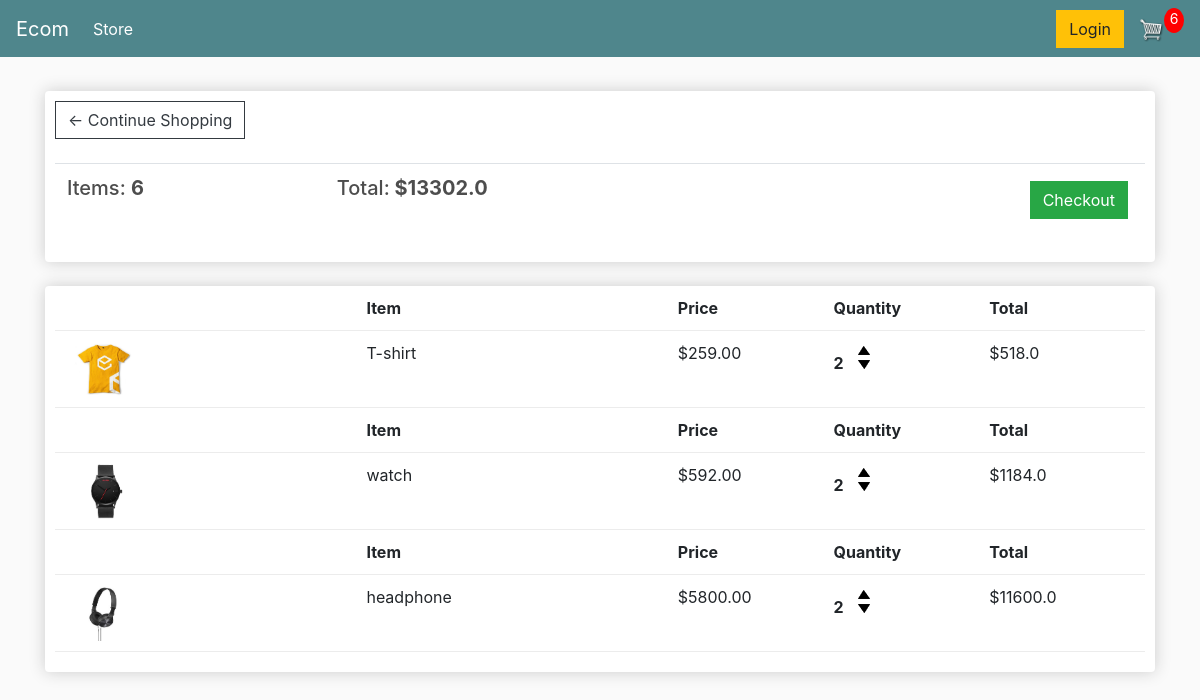
The page /cart/ (signed in) on the database as committed earlier.
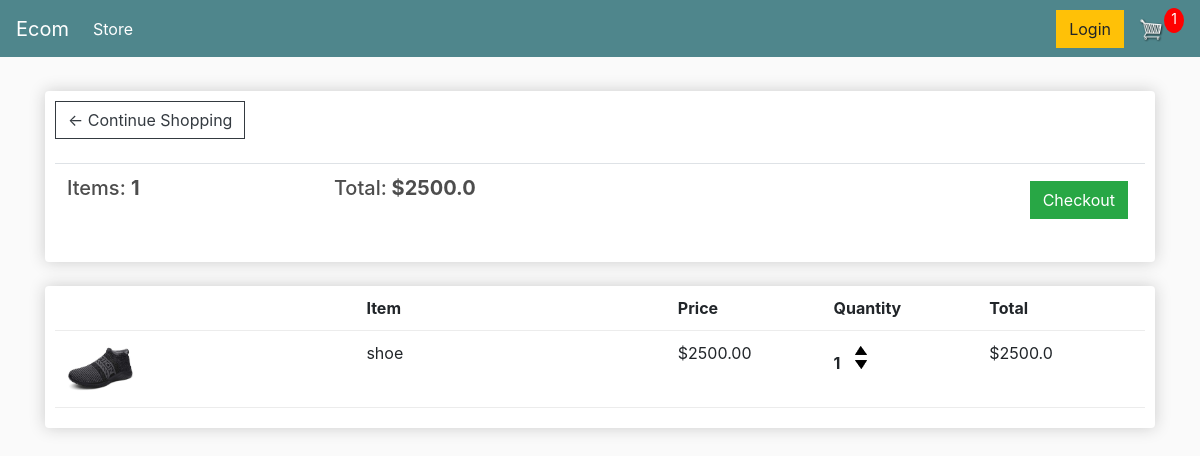
The same page on the database as committed later.
### store/models.py (models this page shows, shortened)
class Order(models.Model):
        customer12 = models.ForeignKey(Customer, on_delete=models.SET_NULL, null=True, blank=True)
        date_ordered = models.DateTimeField(auto_now_add=True)
        complete = models.BooleanField(default=False)
        transaction_id = models.CharField(max_length=100, null=True)
        @property
        def get_cart_items(self):
            orderitems=self.orderitem_set.all()
            total=sum([items.quantity for items in orderitems])
            return total
        @property
        def get_cart_total(self):
            orderitems=self.orderitem_set.all()
            total=sum([items.get_total for items in orderitems])
            return total

class OrderItem(models.Model):
   product=models.ForeignKey(Product,on_delete=models.SET_NULL, null=True)
   order = models.ForeignKey(Order, on_delete=models.SET_NULL, null=True)
   quantity=models.IntegerField(default=0, null=True, blank=True)
   date_added=models.DateTimeField(auto_now_add=True)
   @property
   def get_total(self):
       total=self.product.price * self.quantity
       return total

class Product(models.Model):
    name=models.CharField(max_length=200)
    price=models.FloatField()
    digital=models.BooleanField(default=False,null=True,blank=True)
    image=models.ImageField(null=True,blank=True)
    @property
    def imageUrl(self):
        try:
            url=self.image.url
        except:
            url=''
        return url

### store/views.py (the view, shortened to what this page needs)
# urls.py: path('cart/',views.cart,name="cart"),
def cart(request):
        if request.user.is_authenticated:
            customer = request.user.customer#to get  customer name..
            order, created = Order.objects.get_or_create(customer12=customer, complete=False)
            items = order.orderitem_set.all()
            cart_Items=order.get_cart_items #for layout total cart..bcz main.html initailize this term...
            cart_total=order.get_cart_total# ffor total price..
        context = {'cart_Items':cart_Items,'items':items,'order':order}
        return render(request, 'store/cart.html', context)

### store/templates/store/cart.html
{% extends 'store/main.html' %}
{% load static %}
{% block content %}
<div class="row">
    <div class="col-lg-12">
        <div class="box-element">
            <a class="btn btn-outline-dark" href="{% url 'store' %}">&#x2190; Continue Shopping</a>
            <br>
            <br>
            <table class="table">
                <tr>
                    <th>
                        <h5>Items: <strong>{{order.get_cart_items}}</strong></h5>
                    </th>
                    <th>
                        <h5>Total:<strong> ${{order.get_cart_total}}</strong></h5>
                    </th>
                    <th>
                        <a style="float:right; margin:5px;" class="btn btn-success"
                            href="{% url 'checkout' %}">Checkout</a>
                    </th>
                </tr>
            </table>
        </div>
        <br>
        <div class="box-element">
            {% for item in items %}
            <div class="cart-row">
                <div style="flex:2"></div>
                <div style="flex:2"><strong>Item</strong></div>
                <div style="flex:1"><strong>Price</strong></div>
                <div style="flex:1"><strong>Quantity</strong></div>
                <div style="flex:1"><strong>Total</strong></div>
            </div>
            <div class="cart-row">
                <div style="flex:2"><img class="row-image" src="{{item.product.imageUrl}}"></div>
                <div style="flex:2">
                    <p>{{item.product.name}}</p>
                </div>
                <div style="flex:1">
                    <p>${{item.product.price|floatformat:2}}</p>
                </div>
                <div style="flex:1">
                    <p class="quantity">{{item.quantity}}</p>
                    <div class="quantity">
                        <img class="chg-quantity update-cart" data-product={{item.product.id}} data-action="add"
                            src="{% static  'images/arrow-up.png' %}">
                        <img class="chg-quantity update-cart" data-product={{item.product.id}} data-action="remove"
                            src="{% static  'images/arrow-down.png' %}">
                    </div>
                </div>
                <div style="flex:1">
                    <p>${{item.get_total}}</p>
                </div>
            </div>
            {% endfor %}
        </div>
    </div>
</div>
{% endblock content %}

Rows that differ between the two databases and show on the page:
no longer on this page (row edited): Order: get_cart_items "6", get_cart_total "13302.0"
removed OrderItem: product.imageUrl (picture), product.name "T-shirt", product.price "259.00", quantity "2", get_total "518.0"
removed OrderItem: product.imageUrl (picture), product.name "watch", product.price "592.00", quantity "2", get_total "1184.0"
removed OrderItem: product.imageUrl (picture), product.name "headphone", product.price "5800.00", quantity "2", get_total "11600.0"
added Order: get_cart_items "1", get_cart_total "2500.0"
added OrderItem: product.imageUrl (picture), product.name "shoe", product.price "2500.00", quantity "1", get_total "2500.0"
Other text that changed with them:
{{ cart_Items }}: "6" → "1"
